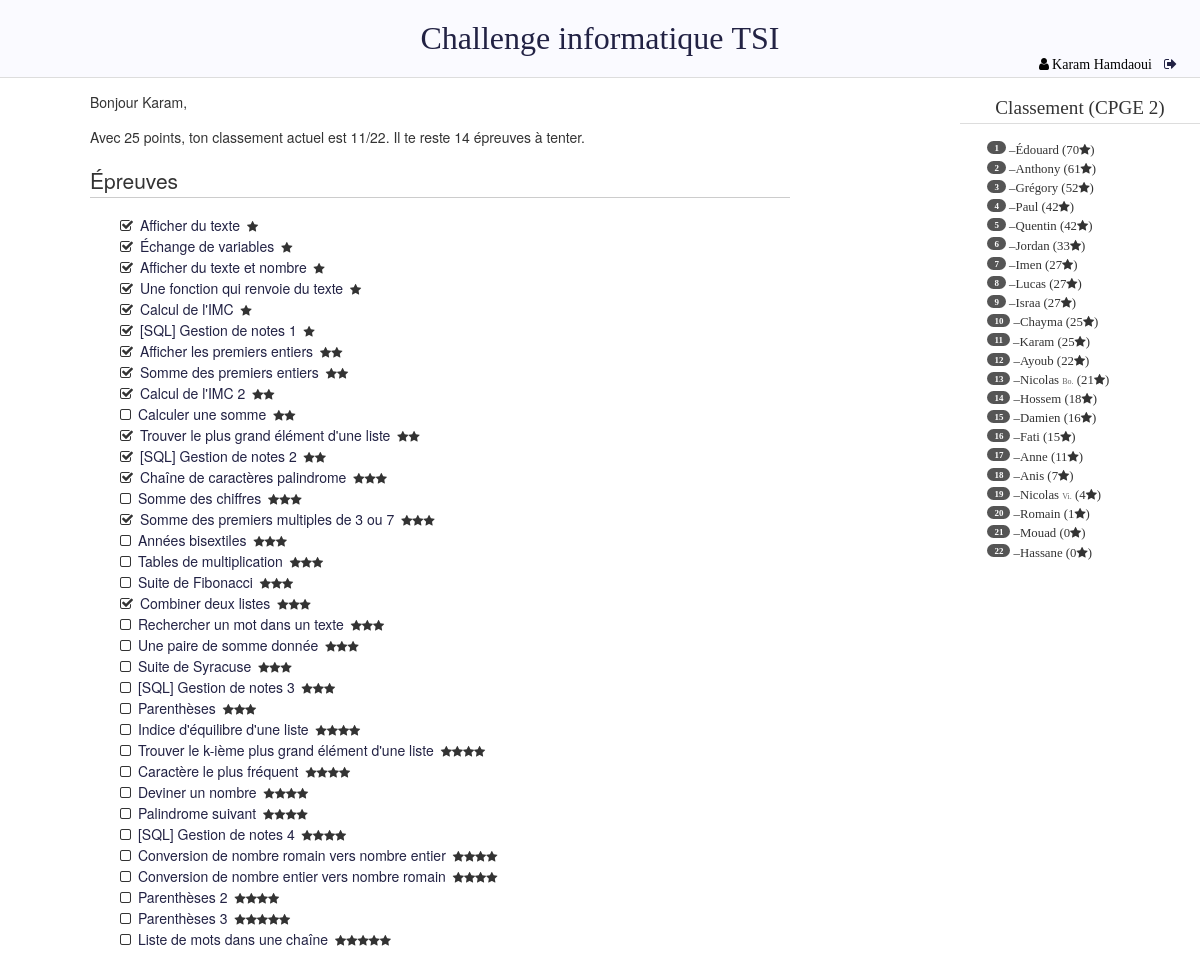
Page /challenge/ (signed in) on the committed database.
### challenge/models.py (models this page shows, shortened)
class Epreuve(models.Model):
    titre = models.CharField(max_length=50, default="")
    enonce = models.TextField(default="")
    test = models.TextField(default="")
    points = models.IntegerField(default=0)
    difficulte = models.IntegerField(default=0)
    class Meta:
        order_with_respect_to = 'difficulte'

class Etudiant(models.Model):
    user = models.OneToOneField(User, on_delete=models.CASCADE)
    score = models.IntegerField(default=0)
    estClasse = models.BooleanField(default=True)
    estDoublePrenom = models.BooleanField(default=False)
    CPGE1 = 0
    CPGE2 = 1
    ANCIENS = 2
    PROFS = 3
    AUTRE = 4
    choixGroupes = (
            (CPGE1, "CPGE 1"),
            (CPGE2, "CPGE 2"),
            (ANCIENS, "Anciens"),
            (PROFS, "Profs"),
            (AUTRE, "Autre"),
            )
    groupe = models.IntegerField(choices = choixGroupes, default=CPGE1)
    def nomGroupe(self):
        return self.choixGroupes[self.groupe][1]

### challenge/views.py (the view)
def accueilView(request):
    if request.user.is_authenticated:
        user = request.user
        codes = Code.objects.filter(etudiant=user.etudiant)
        epreuves = Epreuve.objects.all().order_by('difficulte')
        listeEpreuves = []
        for e in epreuves:
            if codes.filter(epreuve=e) and codes.get(epreuve=e).score>0:
                r = True
            else:
                r = False
            listeEpreuves.append({
                'id': e.id,
                'reussie': r,
                'points': e.points,
                'titre': e.titre,
                'difficulte': list(range(e.difficulte)),
            })
        statEpreuves={'total': len(listeEpreuves),
                      'restantes': len(listeEpreuves)-len(codes)}
        return render(request, 'challenge/base.html',
                      {'listeEpreuves': listeEpreuves,
                       'statEpreuves': statEpreuves,
                       'classement': classement(user.etudiant),
                       'user': user,
                       'listeJoueurs': listeJoueurs(user.etudiant.groupe)})
    else:
        return redirect('challenge:loginView')

### challenge/views.py (called while the page is built)
def classement(etudiant):
    if(etudiant.estClasse):
        l = list(Etudiant.objects.filter(estClasse=True).filter(groupe=etudiant.groupe).order_by('-score'))
        rang = l.index(etudiant)+1
        total = len(l)
    else:
        rang=-1
        total=-1
    return {'pos': rang, "tot": total}

def listeJoueurs(grp):
    joueurs = []
    for e in Etudiant.objects.all().filter(groupe=grp).order_by('-score'):
        if(e.estDoublePrenom):
            init = e.user.last_name[0:2]+"."
        else:
            init = ""
        joueurs.append({
            'id': e.id,
            'first_name': e.user.first_name,
            'last_name': e.user.last_name,
            'last_name_init': init,
            'score': e.score,
        }
        )
    return joueurs

### challenge/templates/challenge/base.html (shortened to what this page needs)
<!DOCTYPE html>
<html lang="fr">
<head>
  {% load static %}
  <link rel="stylesheet" type="text/css" href="{% static 'challenge/css/style.css' %}" />
</head>
<body>
<header>
  <h1> <a href={% url 'challenge:accueil'%}> Challenge informatique TSI  </a></h1>
  <div id='user_div'>
    {% if user.is_authenticated %}
    <i class="fa fa-user" aria-hidden="true"></i>{{ user.first_name }} {{ user.last_name }}<a href={% url 'challenge:logoutView' %}><i class="fa fa-sign-out" aria-hidden="true"></i></a>
    {% else %}
    <a href={% url 'challenge:loginView' %}>Se connecter<i class="fa fa-sign-in" aria-hidden="true"></i></a>
    {% endif %}
  </div>
</header>
<div id='page'>
<section id='contenu'>
{% block contenu %}
{% with score=user.etudiant.score %}
<p>Bonjour {{ user.first_name }},</p>
{% if user.etudiant.estClasse %}
<p>Avec {{ score }} point{{ score|pluralize }}, ton classement actuel est {{ classement.pos }}/{{ classement.tot }}. Il te reste {{ statEpreuves.restantes }} épreuve{{ statEpreuves.restantes|pluralize }} à tenter.</p>
{% else %}
<p>Tu as au total {{ score }} point{{ score|pluralize }}. Tu ne fais pas partie du classement. Il te reste {{ statEpreuves.restantes }} épreuve{{ statEpreuves.restantes|pluralize }} à tenter </p>
{% endif %}
<h1>Épreuves</h1>
<ul class='fa-ul'>
{% for e in listeEpreuves %}
<li>
  {% if e.reussie == True %}
  <i class="fa fa-check-square-o" aria-hidden="true"></i>
  {% else %}
  <i class="fa fa-square-o" aria-hidden="true"></i>
  {% endif %}
  <a href={% url 'challenge:editeCode' epreuve_id=e.id%}>{{ e.titre }}</a>
  {% for i in e.difficulte %}<i class="fa fa-star smaller" aria-hidden="true"></i>{% endfor %}
   </li>
{% endfor %}
</ul>
{% endwith %}
{% endblock %}
</section>
{% block classement %}
<aside id='joueurs'>
{% if user.is_authenticated%}
<h1>Classement ({{ user.etudiant.nomGroupe }})</h1>
<ul class=fa-ul>
{% for j in listeJoueurs %}
<li><span class="classement">{{ forloop.counter }}</span> &ndash;{{ j.first_name }} <span class="init">{{ j.last_name_init }}</span> <span class="badge">{{ j.score }}<i class="fa fa-star smaller"></i></span> </li>
{% endfor %}
</ul>
{% endif %}
</aside>
{% endblock %}
</body>
</html>

### challenge/static/challenge/css/style.css (style rules this page uses)
body { margin:0px; font-family: fontawesome; }
a { text-decoration:none; color:#224; padding:3px; }
header { margin: 0px; padding: 20px; background-color: #FAFAFF; border-bottom: solid #DDD 1px; font-weight: 300; }
h1 { font-weight: lighter; }
header h1 { margin-left: auto; margin-right:auto; margin-top:0px; margin-bottom: 0px; text-align: center; }
aside#joueurs { float: right; width: 240px; margin-right: -250px; font-size: 0.8em; color: #333; line-height: 1.5; }
aside#joueurs h1 { text-align: center; border-bottom: solid #DDD 1px; }
span.badge:before { content:"(" }
span.badge:after { content:")" }
span.classement { background:#555; border-radius:10px; font-weight: bold; font-size: 0.7em; padding: 2px 7px; color: #FFF; vertical-align:middle; min-width:40px; }
section#contenu { float: left; width: 700px; line-height: 1.5; font-family:"Helvetica Neue",Helvetica,Arial,sans-serif; font-size: 14px; color: #333; margin-left:50px; }
section h1 { width: 100%; border-bottom: solid #CCC 1px; line-height:1.5; }
i.smaller { font-size:12px; letter-spacing:0px; }
i.fa-user { margin-right:3px; }
div#page { margin-right: 250px; margin-left: 40px; margin-top: 0px; }
header div#user_div { float: right; font-size:14px; }
header div i.fa { margin-left:9px; }
span.init { color:#666; font-size:8px; }

### rows in the picture
Epreuve: titre "Afficher du texte"
Epreuve: titre "Échange de variables"
Epreuve: titre "Afficher du texte et nombre"
Epreuve: titre "Une fonction qui renvoie du texte"
Epreuve: titre "Calcul de l'IMC"
Epreuve: titre "[SQL] Gestion de notes 1"
Epreuve: titre "Afficher les premiers entiers"
Epreuve: titre "Somme des premiers entiers"
Epreuve: titre "Calcul de l'IMC 2"
Epreuve: titre "Calculer une somme"
Epreuve: titre "Trouver le plus grand élément d'une liste"
Epreuve: titre "[SQL] Gestion de notes 2"
Epreuve: titre "Chaîne de caractères palindrome"
Epreuve: titre "Somme des chiffres"
Epreuve: titre "Somme des premiers multiples de 3 ou 7"
Epreuve: titre "Années bisextiles"
Epreuve: titre "Tables de multiplication"
Epreuve: titre "Suite de Fibonacci"
Epreuve: titre "Combiner deux listes"
Epreuve: titre "Rechercher un mot dans un texte"
Epreuve: titre "Une paire de somme donnée"
Epreuve: titre "Suite de Syracuse"
Epreuve: titre "[SQL] Gestion de notes 3"
Epreuve: titre "Parenthèses"
Epreuve: titre "Indice d'équilibre d'une liste"
Epreuve: titre "Trouver le k-ième plus grand élément d'une liste"
Epreuve: titre "Caractère le plus fréquent"
Epreuve: titre "Deviner un nombre"
Epreuve: titre "Palindrome suivant"
Epreuve: titre "[SQL] Gestion de notes 4"
Epreuve: titre "Conversion de nombre romain vers nombre entier"
Epreuve: titre "Conversion de nombre entier vers nombre romain"
Epreuve: titre "Parenthèses 2"
Epreuve: titre "Parenthèses 3"
Epreuve: titre "Liste de mots dans une chaîne"

### other values in the picture
{{ user.first_name }} "Karam"
{{ user.last_name }} "Hamdaoui"
{{ score }} "25"
{{ classement.pos }} "11"
{{ classement.tot }} "22"
{{ statEpreuves.restantes }} "14"
{{ user.etudiant.nomGroupe }} "CPGE 2"
{{ j.first_name }} "Édouard" "Anthony" "Grégory" "Paul" "Quentin" "Jordan" "Imen" "Lucas" "Israa" "Chayma" "Karam" "Ayoub" "Nicolas" "Hossem" "Damien" "Fati" "Anne" "Anis" "Nicolas" "Romain" "Mouad" "Hassane"
{{ j.score }} "70" "61" "52" "42" "42" "33" "27" "27" "27" "25" "25" "22" "21" "18" "16" "15" "11" "7" "4" "1" "0" "0"
{{ j.last_name_init }} "Bo." "Vi."
